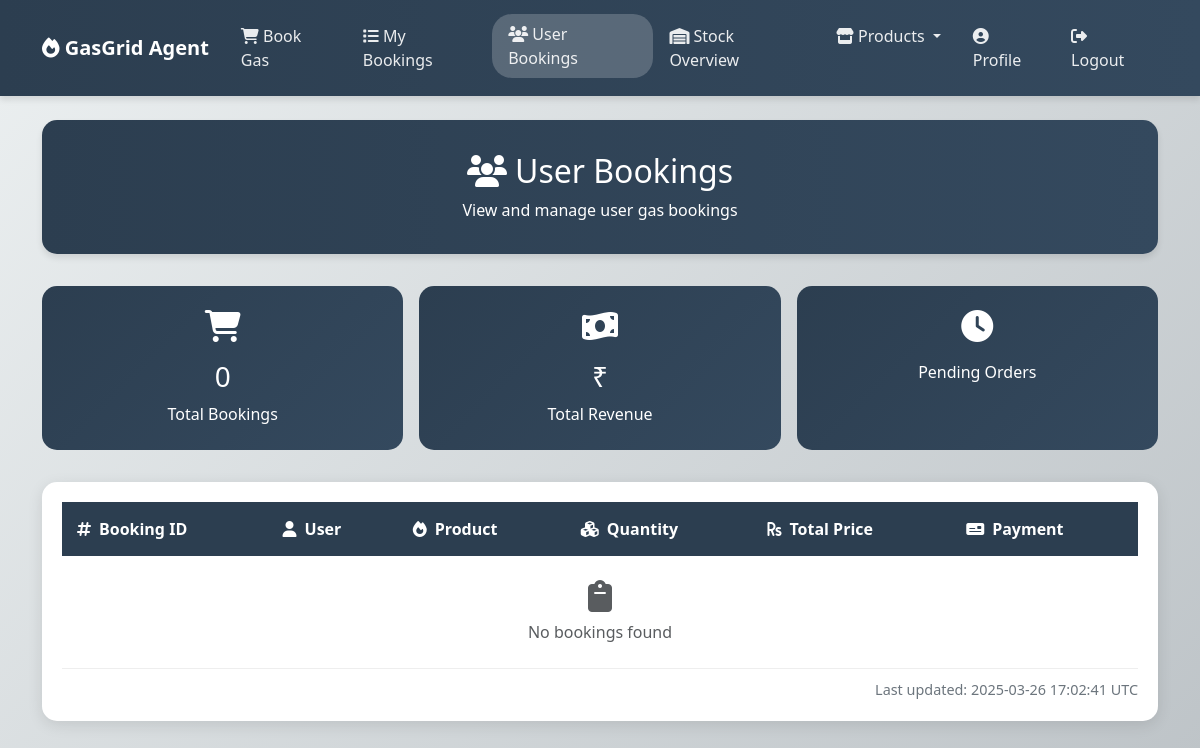
Before: /Agent/bookings/ (signed in) with the older database file.
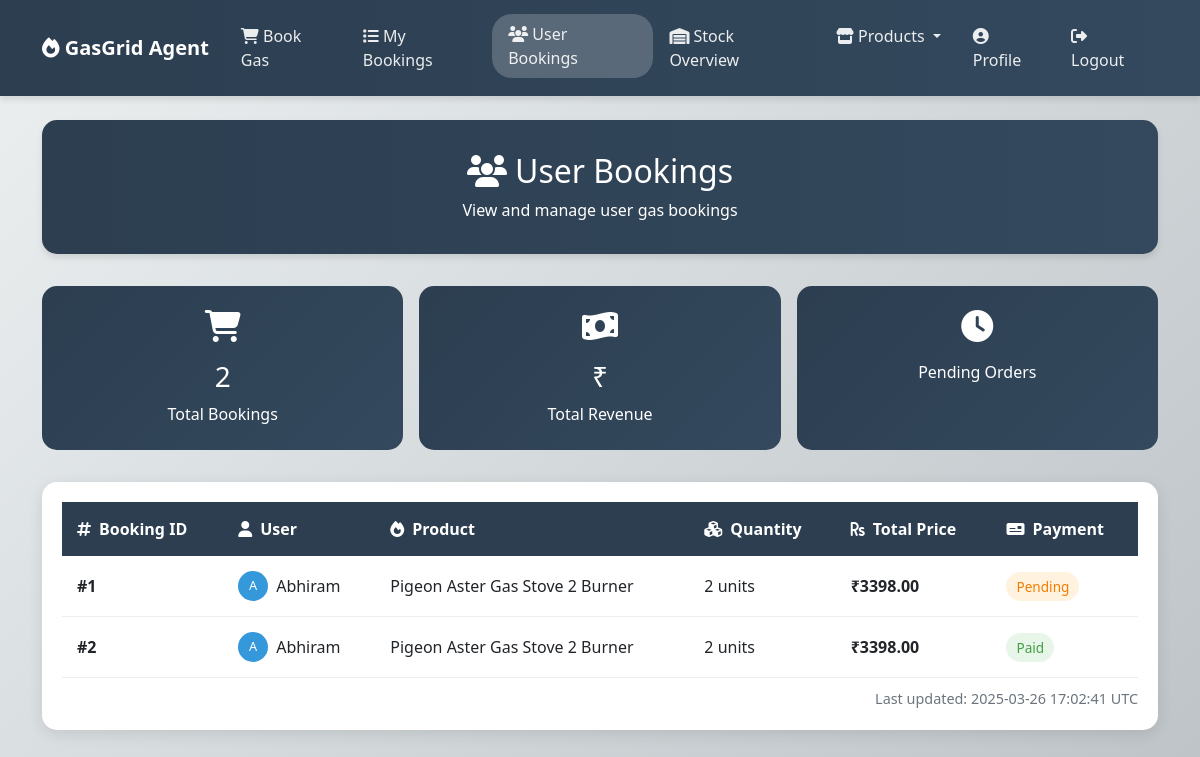
After: the same page with the newer database file.
### User/models.py (models this page shows)
class UserProductBooking(models.Model):
    PAYMENT_STATUS_CHOICES = [
        ('Pending', 'Pending'),
        ('Paid', 'Paid'),
        ('Failed', 'Failed'),
    ]
    BOOKING_STATUS_CHOICES = [
        ('Pending', 'Pending'),
        ('Confirmed', 'Confirmed'),
        ('Cancelled', 'Cancelled'),
        ('Delivered', 'Delivered'),
    ]
    user = models.ForeignKey(User, on_delete=models.CASCADE)  # User who books the product
    agent = models.ForeignKey(Agent, on_delete=models.CASCADE)  # Agent providing the product
    gas_product = models.ForeignKey(GasProduct, on_delete=models.CASCADE)  # Booked product
    quantity = models.PositiveIntegerField()  # Quantity booked
    booking_date = models.DateTimeField(auto_now_add=True)  # Booking date
    booking_status = models.CharField(max_length=20, choices=BOOKING_STATUS_CHOICES, default='confirmed')
    payment_status = models.CharField(max_length=20, choices=PAYMENT_STATUS_CHOICES, default='Pending')
    def total_price(self):
        return self.quantity * self.gas_product.price

class User(models.Model):
    name = models.CharField(max_length=150)
    email = models.EmailField(unique=True)
    phone_number = models.CharField(max_length=15)
    address = models.TextField(blank=True, null=True)
    latitude = models.FloatField(blank=True, null=True)
    longitude = models.FloatField(blank=True, null=True)
    profile_image = models.ImageField(upload_to='user_profiles/', blank=True, null=True)
    idproof_User = models.ImageField(upload_to='idproof_User/',)
    password = models.CharField(max_length=100)  # Stored in plain text (not secure)
    date_registered = models.DateTimeField(auto_now_add=True)

### Agent/models.py (models this page shows)
class GasProduct(models.Model):
    agent = models.ForeignKey(Agent, on_delete=models.CASCADE)  # Agent who adds the product
    name = models.CharField(max_length=200, unique=True)  # Product name
    description = models.TextField()  # Product description
    image = models.ImageField(upload_to="gas_products/", blank=True, null=True)  # Product image
    quantity_available = models.PositiveIntegerField(default=0)  # Available quantity
    price = models.DecimalField(max_digits=10, decimal_places=2)  # Product price per unit
    date_added = models.DateTimeField(auto_now_add=True)  # Auto timestamp

### Agent/views.py (the view)
# urls.py: path("bookings/",views.agent_product_bookings, name="agent_product_bookings"),
def agent_product_bookings(request):
    if 'agid' not in request.session:
        messages.error(request, "You must be logged in as an agent!")
        return redirect("Agent:login")
    agent = Agent.objects.get(id=request.session['agid'])
    bookings = UserProductBooking.objects.filter(agent=agent)
    return render(request, "Agent/agent_product_bookings.html", {"bookings": bookings})

### Agent/templates/Agent/agent_product_bookings.html (shortened to what the changed rows need)
<!DOCTYPE html>
<html lang="en">
<head>
    <link href="https://cdn.jsdelivr.net/npm/bootstrap@5.3.0/dist/css/bootstrap.min.css" rel="stylesheet">
    <link href="https://cdnjs.cloudflare.com/ajax/libs/font-awesome/6.4.0/css/all.min.css" rel="stylesheet">
</head>
<body>
    <div class="container mt-4">
        <div class="page-header text-center">
            <h2><i class="fas fa-users me-2"></i>User Bookings</h2>
        </div>
        <div class="stats-row">
            <div class="stat-card">
                <i class="fas fa-shopping-cart fa-2x"></i>
                <h3 class="mt-3">{{ bookings|length }}</h3>
                <p class="mb-0">Total Bookings</p>
            </div>
        </div>
        <div class="bookings-card">
            <div class="table-responsive">
                <table class="table">
                    <thead>
                        <tr>
                            <th><i class="fas fa-hashtag me-2"></i>Booking ID</th>
                            <th><i class="fas fa-user me-2"></i>User</th>
                            <th><i class="fas fa-fire me-2"></i>Product</th>
                            <th><i class="fas fa-cubes me-2"></i>Quantity</th>
                            <th><i class="fas fa-rupee-sign me-2"></i>Total Price</th>
                            <th><i class="fas fa-money-check me-2"></i>Payment</th>
                        </tr>
                    </thead>
                    <tbody>
                        {% for booking in bookings %}
                        <tr>
                            <td class="booking-id">#{{ booking.id }}</td>
                            <td>
                                <div class="user-info">
                                    <div class="user-avatar">
                                        {{ booking.user.name|make_list|first|upper }}
                                    </div>
                                    <span>{{ booking.user.name }}</span>
                                </div>
                            </td>
                            <td>{{ booking.gas_product.name }}</td>
                            <td>{{ booking.quantity }} units</td>
                            <td class="price-column">₹{{ booking.total_price }}</td>
                            <td>
                                <span class="status-badge {% if booking.payment_status == 'Pending' %}status-pending{% else %}status-paid{% endif %}">
                                    {{ booking.payment_status }}
                                </span>
                            </td>
                        </tr>
                        {% empty %}
                        <tr>
                            <td colspan="7" class="text-center py-4">
                                <i class="fas fa-clipboard fa-2x mb-2 text-muted"></i>
                                <p class="text-muted mb-0">No bookings found</p>
                            </td>
                        </tr>
                        {% endfor %}
                    </tbody>
                </table>
            </div>
        </div>
    </div>
</body>
</html>

Changed rows visible on the page:
added UserProductBooking: id "1", user.name|make_list "A", user.name "Abhiram", gas_product.name "Pigeon Aster Gas Stove 2 Burner", quantity "2", total_price "3398.00", payment_status "Pending"
added UserProductBooking: id "2", user.name|make_list "A", user.name "Abhiram", gas_product.name "Pigeon Aster Gas Stove 2 Burner", quantity "2", total_price "3398.00", payment_status "Paid"
Other visible differences:
{{ bookings|length }}: "0" → "2"
text no longer shown: "No bookings found"
